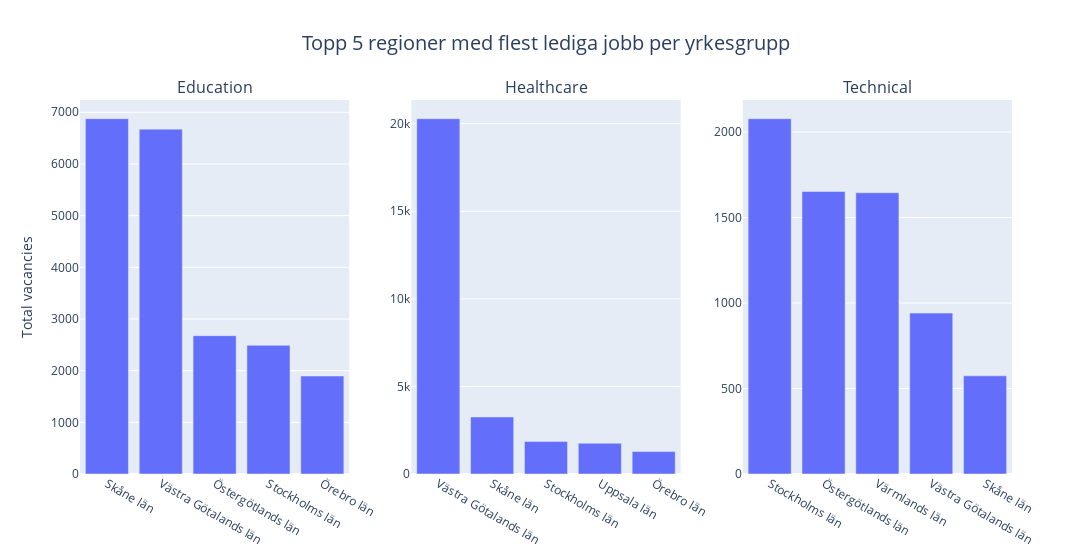

Notebook code for this chart:
### Code cell
# vilken stad har högst andel lediga jobb? bardiagram med en linje per yrkesgrupp
# y = total vacancies
# x = region
# gör subplottar för varje! 
import plotly.graph_objects as go
from plotly.subplots import make_subplots

df_technical_region = vacancies(df_technical, "workplace_region")
df_education_region = vacancies(df_education, "workplace_region")
df_healthcare_region = vacancies(df_healthcare, "workplace_region")

region_chart1 = px.bar(df_education_region.head(5), y="total vacancies", x="workplace_region")
region_chart2 = px.bar(df_healthcare_region.head(5), y="total vacancies", x="workplace_region")
region_chart3 = px.bar(df_technical_region.head(5), y="total vacancies", x="workplace_region")


fig = make_subplots(rows=1, cols=3, subplot_titles=("Education", "Healthcare","Technical"))
for trace in region_chart1.data: 
    fig.add_trace(trace, row=1, col=1)
for trace in region_chart2.data: 
    fig.add_trace(trace, row=1, col=2)
for trace in region_chart3.data: 
    fig.add_trace(trace, row=1, col=3)

fig.update_layout(title_text="Topp 5 regioner med flest lediga jobb per yrkesgrupp", title_x=0.5, width=1200, title_font=dict(size=20))   
fig.update_yaxes(title_text="Total vacancies", col=1, title_font=dict(size=14)) 
fig.show()

### Figure 1 — Plotly figure (JSON) as saved in the notebook; plotly's stock layout.template omitted (floating-point values rounded to 4 significant figures)
{"data": [{"hovertemplate": "workplace_region=%{x}<br>total vacancies=%{y}<extra></extra>", "legendgroup": "", "marker": {"color": "#636efa", "pattern": {"shape": ""}}, "name": "", "orientation": "v", "showlegend": false, "textposition": "auto", "type": "bar", "x": ["Skåne län", "Västra Götalands län", "Östergötlands län", "Stockholms län", "Örebro län"], "xaxis": "x", "y": [6876, 6674, 2677, 2491, 1896], "yaxis": "y"}, {"hovertemplate": "workplace_region=%{x}<br>total vacancies=%{y}<extra></extra>", "legendgroup": "", "marker": {"color": "#636efa", "pattern": {"shape": ""}}, "name": "", "orientation": "v", "showlegend": false, "textposition": "auto", "type": "bar", "x": ["Västra Götalands län", "Skåne län", "Stockholms län", "Uppsala län", "Örebro län"], "xaxis": "x2", "y": [20284, 3256, 1860, 1755, 1280], "yaxis": "y2"}, {"hovertemplate": "workplace_region=%{x}<br>total vacancies=%{y}<extra></extra>", "legendgroup": "", "marker": {"color": "#636efa", "pattern": {"shape": ""}}, "name": "", "orientation": "v", "showlegend": false, "textposition": "auto", "type": "bar", "x": ["Stockholms län", "Östergötlands län", "Värmlands län", "Västra Götalands län", "Skåne län"], "xaxis": "x3", "y": [2078, 1652, 1645, 941, 574], "yaxis": "y3"}], "layout": {"annotations": [{"font": {"size": 16}, "showarrow": false, "text": "Education", "x": 0.1444, "xanchor": "center", "xref": "paper", "y": 1, "yanchor": "bottom", "yref": "paper"}, {"font": {"size": 16}, "showarrow": false, "text": "Healthcare", "x": 0.5, "xanchor": "center", "xref": "paper", "y": 1, "yanchor": "bottom", "yref": "paper"}, {"font": {"size": 16}, "showarrow": false, "text": "Technical", "x": 0.8556, "xanchor": "center", "xref": "paper", "y": 1, "yanchor": "bottom", "yref": "paper"}], "title": {"font": {"size": 20}, "text": "Topp 5 regioner med flest lediga jobb per yrkesgrupp", "x": 0.5}, "width": 1200, "xaxis": {"anchor": "y", "domain": [0, 0.2889]}, "xaxis2": {"anchor": "y2", "domain": [0.3556, 0.6444]}, "xaxis3": {"anchor": "y3", "domain": [0.7111, 1]}, "yaxis": {"anchor": "x", "domain": [0, 1], "title": {"font": {"size": 14}, "text": "Total vacancies"}}, "yaxis2": {"anchor": "x2", "domain": [0, 1]}, "yaxis3": {"anchor": "x3", "domain": [0, 1]}}}
